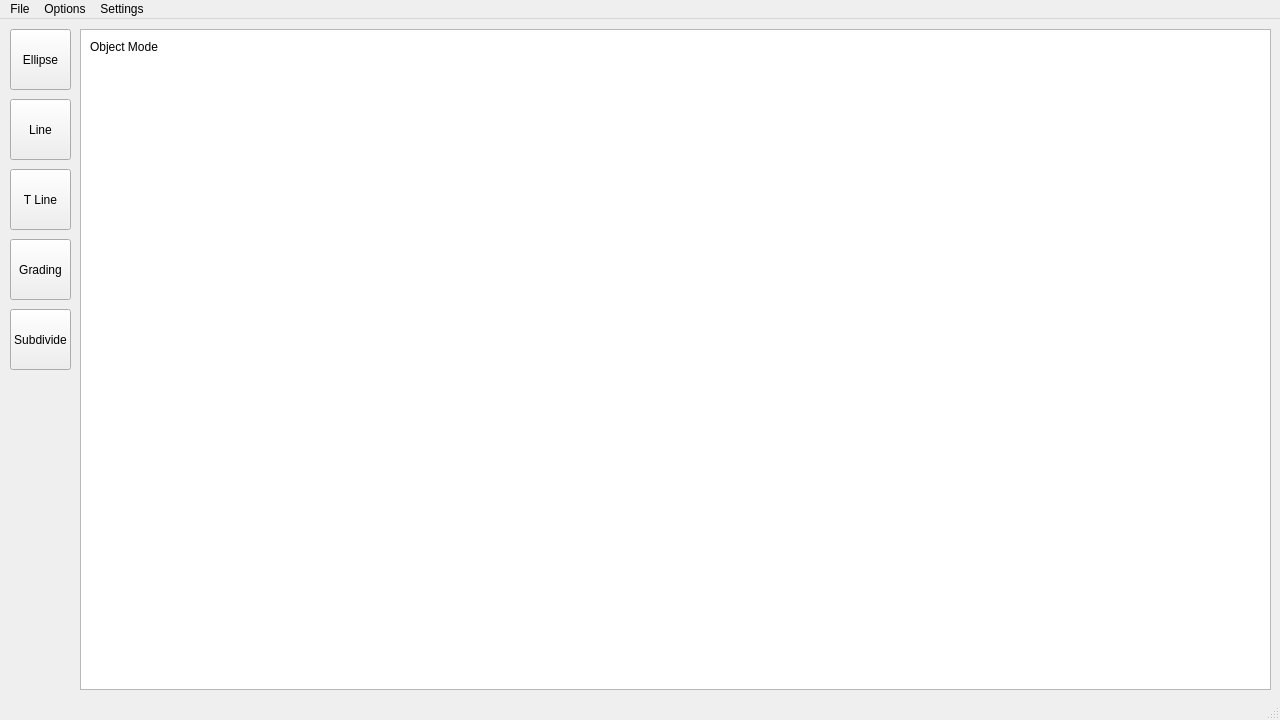
<?xml version="1.0" encoding="UTF-8"?>
<ui version="4.0">
 <class>MainWindow</class>
 <widget class="QMainWindow" name="MainWindow">
  <property name="geometry">
   <rect>
    <x>0</x>
    <y>0</y>
    <width>1280</width>
    <height>720</height>
   </rect>
  </property>
  <property name="minimumSize">
   <size>
    <width>1280</width>
    <height>720</height>
   </size>
  </property>
  <property name="maximumSize">
   <size>
    <width>1280</width>
    <height>720</height>
   </size>
  </property>
  <property name="focusPolicy">
   <enum>Qt::NoFocus</enum>
  </property>
  <property name="windowTitle">
   <string>CADTest</string>
  </property>
  <widget class="QWidget" name="centralwidget">
   <widget class="QGraphicsView" name="gpvView">
    <property name="geometry">
     <rect>
      <x>80</x>
      <y>10</y>
      <width>1191</width>
      <height>661</height>
     </rect>
    </property>
    <property name="minimumSize">
     <size>
      <width>1191</width>
      <height>661</height>
     </size>
    </property>
    <property name="maximumSize">
     <size>
      <width>1191</width>
      <height>661</height>
     </size>
    </property>
   </widget>
   <widget class="QLabel" name="lblMode">
    <property name="geometry">
     <rect>
      <x>90</x>
      <y>20</y>
      <width>71</width>
      <height>16</height>
     </rect>
    </property>
    <property name="text">
     <string>Object Mode</string>
    </property>
   </widget>
   <widget class="QPushButton" name="btnEllipse">
    <property name="geometry">
     <rect>
      <x>10</x>
      <y>10</y>
      <width>61</width>
      <height>61</height>
     </rect>
    </property>
    <property name="focusPolicy">
     <enum>Qt::NoFocus</enum>
    </property>
    <property name="text">
     <string>Ellipse</string>
    </property>
   </widget>
   <widget class="QPushButton" name="btnLine">
    <property name="geometry">
     <rect>
      <x>10</x>
      <y>80</y>
      <width>61</width>
      <height>61</height>
     </rect>
    </property>
    <property name="focusPolicy">
     <enum>Qt::NoFocus</enum>
    </property>
    <property name="text">
     <string>Line</string>
    </property>
   </widget>
   <widget class="QPushButton" name="btnTLine">
    <property name="geometry">
     <rect>
      <x>10</x>
      <y>150</y>
      <width>61</width>
      <height>61</height>
     </rect>
    </property>
    <property name="focusPolicy">
     <enum>Qt::NoFocus</enum>
    </property>
    <property name="text">
     <string>T Line</string>
    </property>
   </widget>
   <widget class="QPushButton" name="btnSubdivide">
    <property name="geometry">
     <rect>
      <x>10</x>
      <y>290</y>
      <width>61</width>
      <height>61</height>
     </rect>
    </property>
    <property name="focusPolicy">
     <enum>Qt::NoFocus</enum>
    </property>
    <property name="text">
     <string>Subdivide</string>
    </property>
    <property name="flat">
     <bool>false</bool>
    </property>
   </widget>
   <widget class="QPushButton" name="btnGrading">
    <property name="geometry">
     <rect>
      <x>10</x>
      <y>220</y>
      <width>61</width>
      <height>61</height>
     </rect>
    </property>
    <property name="focusPolicy">
     <enum>Qt::NoFocus</enum>
    </property>
    <property name="text">
     <string>Grading</string>
    </property>
   </widget>
  </widget>
  <widget class="QMenuBar" name="menubar">
   <property name="geometry">
    <rect>
     <x>0</x>
     <y>0</y>
     <width>1280</width>
     <height>23</height>
    </rect>
   </property>
   <widget class="QMenu" name="menuFile">
    <property name="title">
     <string>File</string>
    </property>
    <widget class="QMenu" name="menuNew">
     <property name="title">
      <string>New</string>
     </property>
     <addaction name="actionDefault_Scene"/>
     <addaction name="actionEmpty_Scene"/>
    </widget>
    <addaction name="menuNew"/>
   </widget>
   <widget class="QMenu" name="menuOptions">
    <property name="title">
     <string>Options</string>
    </property>
    <widget class="QMenu" name="menuSelect_Mode">
     <property name="title">
      <string>Select Mode</string>
     </property>
     <addaction name="actionVertex"/>
     <addaction name="separator"/>
     <addaction name="actionEdge_num2"/>
    </widget>
    <widget class="QMenu" name="menuVertex_Tools">
     <property name="title">
      <string>Vertex Tools</string>
     </property>
     <addaction name="actionConnect_Selected_F"/>
     <addaction name="actionExtrude_E"/>
    </widget>
    <widget class="QMenu" name="menuObject_Tools">
     <property name="title">
      <string>Object Tools</string>
     </property>
     <addaction name="actionCombine_Selected_J"/>
    </widget>
    <addaction name="actionEnter_Exit_EditMode_Tab"/>
    <addaction name="separator"/>
    <addaction name="actionMove_G"/>
    <addaction name="actionRotate_R"/>
    <addaction name="actionScale_S"/>
    <addaction name="separator"/>
    <addaction name="actionSelect_All_A"/>
    <addaction name="actionDelete_delete"/>
    <addaction name="separator"/>
    <addaction name="menuSelect_Mode"/>
    <addaction name="separator"/>
    <addaction name="menuVertex_Tools"/>
    <addaction name="menuObject_Tools"/>
   </widget>
   <widget class="QMenu" name="menuGrading_Settings">
    <property name="title">
     <string>Settings</string>
    </property>
    <addaction name="actionGrading_Settings"/>
   </widget>
   <addaction name="menuFile"/>
   <addaction name="menuOptions"/>
   <addaction name="menuGrading_Settings"/>
  </widget>
  <widget class="QStatusBar" name="statusbar"/>
  <action name="actionDefault_Scene">
   <property name="text">
    <string>Default Scene</string>
   </property>
  </action>
  <action name="actionEmpty_Scene">
   <property name="text">
    <string>Empty Scene</string>
   </property>
  </action>
  <action name="actionEnter_Exit_EditMode_Tab">
   <property name="text">
    <string>Enter/Exit EditMode(Tab)</string>
   </property>
  </action>
  <action name="actionMove_G">
   <property name="text">
    <string>Move(G)</string>
   </property>
  </action>
  <action name="actionRotate_R">
   <property name="text">
    <string>Rotate(R)</string>
   </property>
  </action>
  <action name="actionScale_S">
   <property name="text">
    <string>Scale(S)</string>
   </property>
  </action>
  <action name="actionSelect_All_A">
   <property name="text">
    <string>Select All(A)</string>
   </property>
  </action>
  <action name="actionDelete_delete">
   <property name="text">
    <string>Delete(delete)</string>
   </property>
  </action>
  <action name="actionVertex">
   <property name="text">
    <string>Vertex(num1)</string>
   </property>
  </action>
  <action name="actionEdge_num2">
   <property name="text">
    <string>Edge(num2)</string>
   </property>
  </action>
  <action name="actionConnect_Selected_F">
   <property name="text">
    <string>Connect Selected(F)</string>
   </property>
  </action>
  <action name="actionExtrude_E">
   <property name="text">
    <string>Extrude(E)</string>
   </property>
  </action>
  <action name="actionCombine_Selected_J">
   <property name="text">
    <string>Combine Selected(J)</string>
   </property>
  </action>
  <action name="actionGrading_Settings">
   <property name="text">
    <string>Change Grading Setting</string>
   </property>
  </action>
 </widget>
 <resources/>
 <connections/>
</ui>
